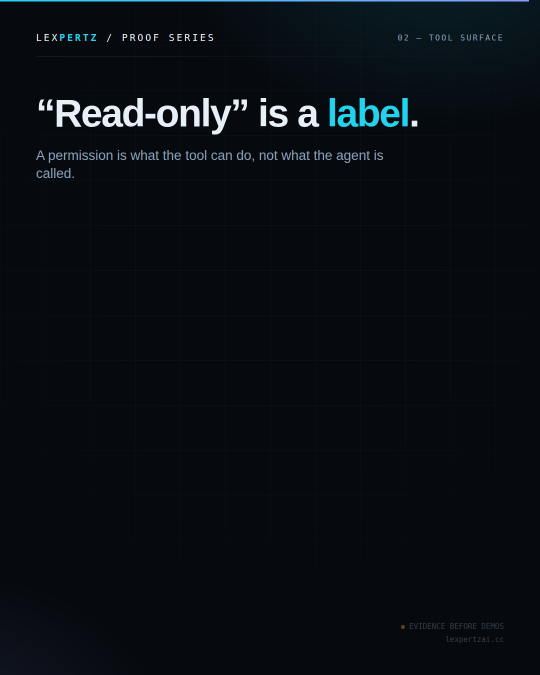
#> input picture marketing/assets/linkedin/renders/l2.png, 1080 x 1350 px (shown at 1/2 size); its folder holds 2 pictures in this run
$ python gif.py linkedin/renders linkedin/renders/l2.png 5 3
#> lines starting #> are read from the running program, lines starting #| are printed output that depends on the picture
"""Assemble a directory of PNG frames into a looping GIF.

    python3 marketing/assets/gif.py FRAMES_DIR OUT.gif [FPS] [COLORS]

One palette is derived from the final frame and reused for every frame, which
keeps flat infographic colours stable and the file small. Pillow only; no
ffmpeg or external encoder.
"""
import os
import sys

from PIL import Image


def main() -> int:
    if len(sys.argv) < 3:
        print(__doc__)
        return 2

    src, out = sys.argv[1], sys.argv[2]
    fps = int(sys.argv[3]) if len(sys.argv) > 3 else 12
    colors = int(sys.argv[4]) if len(sys.argv) > 4 else 160

    files = sorted(f for f in os.listdir(src) if f.endswith(".png"))
    if not files:
        print(f"no frames in {src}")
        return 1

    # Palette from the end frame: it contains every colour the animation uses.
    base = Image.open(os.path.join(src, files[-1])).convert("RGB").quantize(
        colors=colors, method=Image.MEDIANCUT
    )
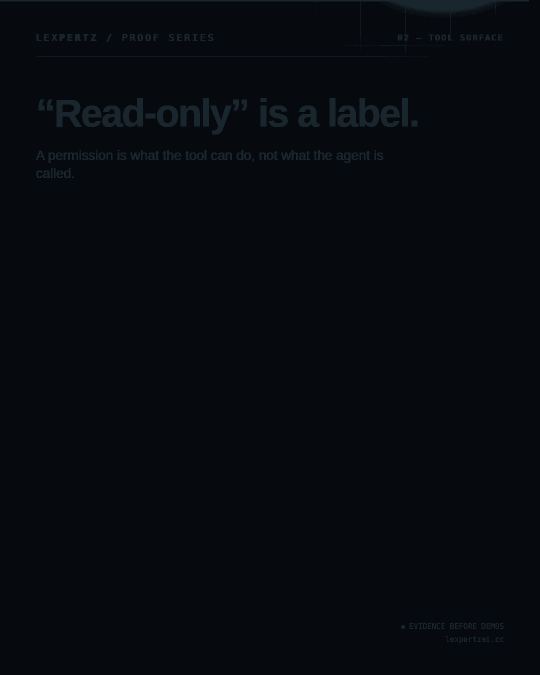
#> base: PIL image 1080x1350 P (shown at 1/2 size); mean R, G, B 6.5, 9.7, 14.8

    frames = [
        Image.open(os.path.join(src, name))
        .convert("RGB")
        .quantize(palette=base, dither=Image.NONE)
        for name in files
    ]
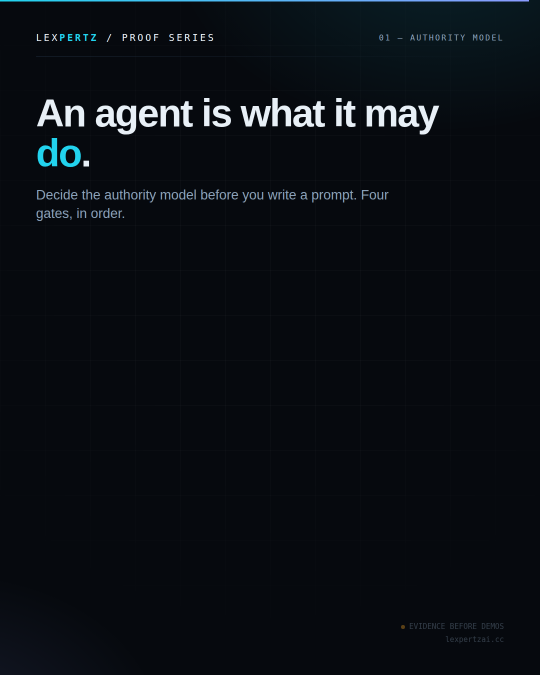
#> input picture marketing/assets/linkedin/renders/l1.png, 1080 x 1350 px (shown at 1/2 size)

    frames[0].save(
        out,
        save_all=True,
        append_images=frames[1:],
        duration=round(1000 / fps),
        loop=0,
        optimize=True,
        disposal=2,
    )

    size = os.path.getsize(out) / (1024 * 1024)
    print(f"{out}: {len(frames)} frames, {size:.2f} MB")
#| linkedin/renders/l2.png: 2 frames, 0.05 MB
    return 0


if __name__ == "__main__":
    raise SystemExit(main())
#> (the program exits here)
